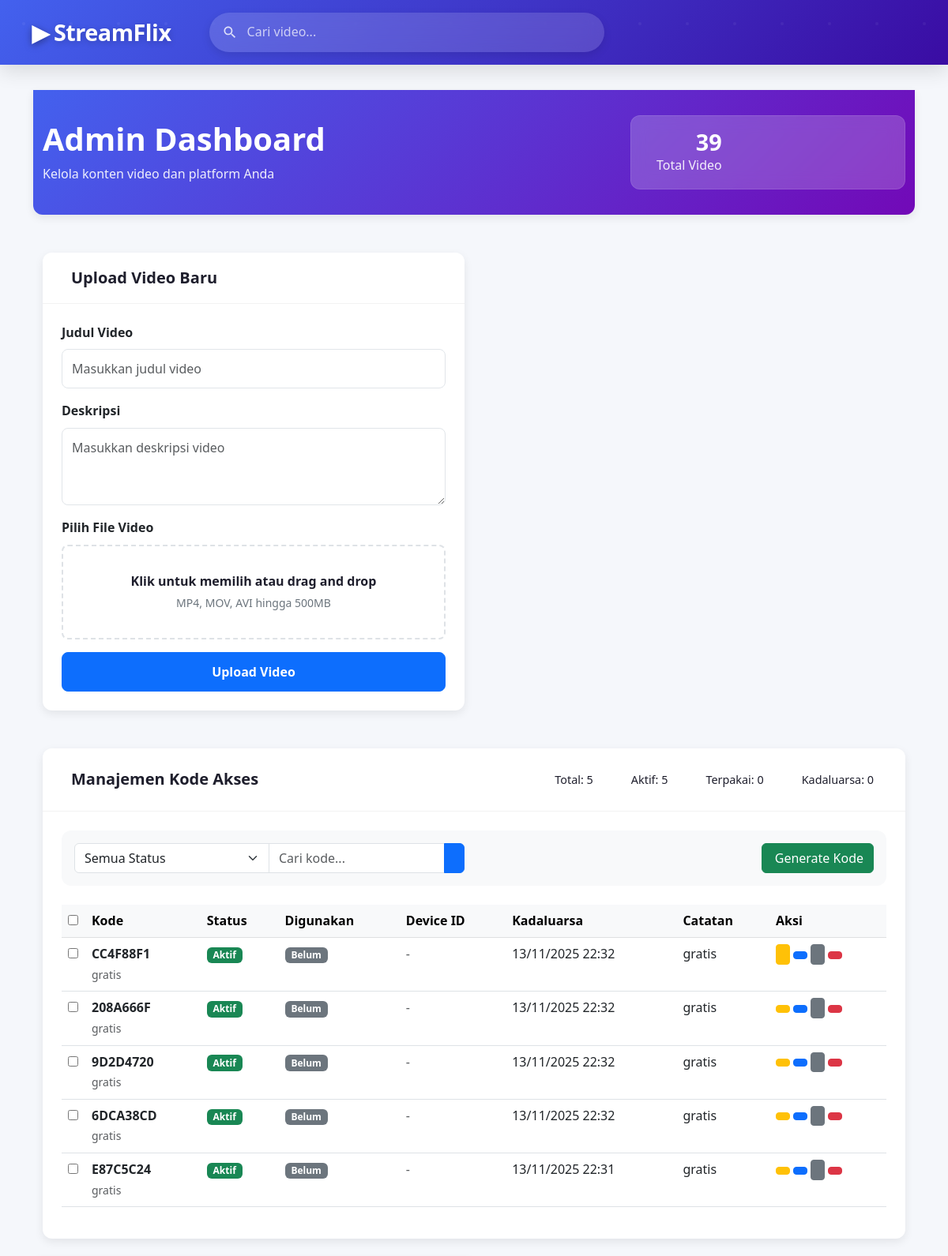
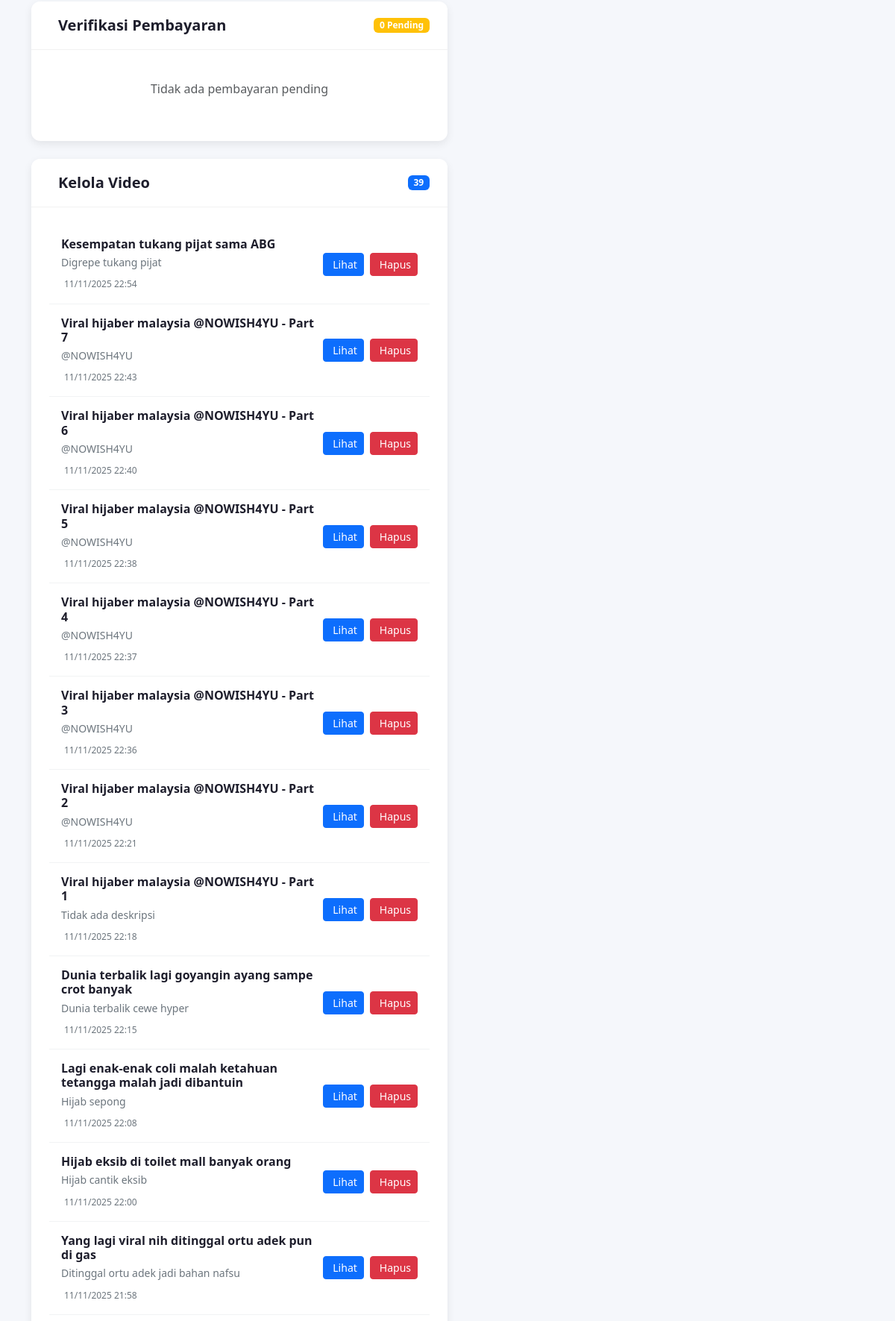
The app's page /admin/dashboard (signed in, upper part) with its own data (2 pictures, top to bottom).
### app.py (models this page shows)
class AccessCode(db.Model):
    __tablename__ = 'access_code'
    id = db.Column(db.Integer, primary_key=True)
    code = db.Column(db.String(10), unique=True, nullable=False)
    is_used = db.Column(db.Boolean, default=False)
    device_id = db.Column(db.String(200))
    expires_at = db.Column(db.DateTime, nullable=False)
    created_at = db.Column(db.DateTime, default=utc_now)
    used_at = db.Column(db.DateTime)
    is_active = db.Column(db.Boolean, default=True)
    notes = db.Column(db.String(200))

class Video(db.Model):
    __tablename__ = 'video'
    id = db.Column(db.Integer, primary_key=True)
    title = db.Column(db.String(255), nullable=False)
    description = db.Column(db.Text, nullable=True)
    url = db.Column(db.String(1024), nullable=False)
    public_id = db.Column(db.String(1024), nullable=True)
    created_at = db.Column(db.DateTime, default=utc_now)

### app.py (the view, shortened to what this page needs)
@app.route('/admin/dashboard')
@login_required
def admin_dashboard():
    if current_user.role != 'admin':
        flash('Akses ditolak', 'danger')
        return redirect(url_for('index'))
    pending_payments = PaymentProof.query.filter_by(status='pending').order_by(PaymentProof.created_at.desc()).all()
    videos = Video.query.order_by(Video.created_at.desc()).all()
    page = request.args.get('page', 1, type=int)
    per_page = 10
    status_filter = request.args.get('status', 'all')
    search_query = request.args.get('search', '')
    access_codes_query = AccessCode.query
    if status_filter == 'active':
        access_codes_query = access_codes_query.filter_by(is_active=True)
    elif status_filter == 'inactive':
        access_codes_query = access_codes_query.filter_by(is_active=False)
    elif status_filter == 'used':
        access_codes_query = access_codes_query.filter_by(is_used=True)
    elif status_filter == 'unused':
        access_codes_query = access_codes_query.filter_by(is_used=False)
    elif status_filter == 'expired':
        access_codes_query = access_codes_query.filter(AccessCode.expires_at <= utc_now())
    access_codes = access_codes_query.order_by(AccessCode.created_at.desc()).paginate(
        page=page, per_page=per_page, error_out=False
    )
    total_codes = AccessCode.query.count()
    active_codes = AccessCode.query.filter_by(is_active=True).filter(AccessCode.expires_at > utc_now()).count()
    used_codes = AccessCode.query.filter_by(is_used=True).count()
    expired_codes = AccessCode.query.filter(AccessCode.expires_at <= utc_now()).count()
    current_time = utc_now().replace(tzinfo=None)
    return render_template('admin.html',
                         videos=videos,
                         pending_payments=pending_payments,
                         access_codes=access_codes,
                         total_codes=total_codes,
                         active_codes=active_codes,
                         used_codes=used_codes,
                         expired_codes=expired_codes,
                         status_filter=status_filter,
                         search_query=search_query,
                         current_time=current_time)

### templates/admin.html (shortened to what this page needs)
{% extends 'base.html' %}
{% block content %}
<div class="dashboard-header mb-5">
  <div class="container">
    <div class="row align-items-center">
      <div class="col-md-8">
        <h1 class="dashboard-title fade-in">Admin Dashboard</h1>
        <p class="dashboard-subtitle fade-in">Kelola konten video dan platform Anda</p>
      </div>
      <div class="col-md-4 text-md-end">
        <div class="stats-card fade-in">
          <div class="stats-content">
            <h3>{{ videos|length }}</h3>
            <p>Total Video</p>
          </div>
        </div>
      </div>
    </div>
  </div>
</div>
<div class="container">
  <div class="row">
    <div class="col-lg-6 mb-4">
      <div class="admin-card upload-card fade-in">
        <div class="card-header">
          <h5 class="card-title">Upload Video Baru</h5>
        </div>
        <div class="card-body">
          <form action="{{ url_for('admin_upload') }}" method="post" enctype="multipart/form-data" class="upload-form" id="uploadForm">
            <div class="form-group mb-3">
              <label class="form-label">Judul Video</label>
              <input type="text" name="title" class="form-control modern-input" placeholder="Masukkan judul video" required>
            </div>
            <div class="form-group mb-3">
              <label class="form-label">Deskripsi</label>
              <textarea name="description" class="form-control modern-textarea" placeholder="Masukkan deskripsi video" rows="3"></textarea>
            </div>
            <div class="form-group mb-3">
              <label class="form-label">Pilih File Video</label>
              <div class="file-upload-area" id="fileUploadArea">
                <div class="upload-placeholder">
                  <p class="upload-text">Klik untuk memilih atau drag and drop</p>
                  <p class="upload-subtext">MP4, MOV, AVI hingga 500MB</p>
                </div>
              </div>
            </div>
            <button type="submit" class="btn btn-primary btn-upload w-100" id="uploadButton">
              <span class="btn-text">Upload Video</span>
            </button>
          </form>
        </div>
      </div>
    </div>
        <div class="col-lg-12">
      <div class="admin-card codes-card fade-in">
        <div class="card-header">
          <h5 class="card-title">Manajemen Kode Akses</h5>
          <div class="header-stats">
            <span class="stat-item">Total: {{ total_codes }}</span>
            <span class="stat-item">Aktif: {{ active_codes }}</span>
            <span class="stat-item">Terpakai: {{ used_codes }}</span>
            <span class="stat-item">Kadaluarsa: {{ expired_codes }}</span>
          </div>
        </div>
        <div class="card-body">
          <div class="codes-toolbar mb-4">
            <div class="row align-items-center">
              <div class="col-md-6">
                <form method="GET" class="codes-filter">
                  <div class="input-group">
                    <select name="status" class="form-select" onchange="this.form.submit()">
                      <option value="all" {% if status_filter == 'all' %}selected{% endif %}>Semua Status</option>
                    </select>
                    <input type="text" name="search" value="{{ search_query }}" placeholder="Cari kode..." class="form-control">
                    <button type="submit" class="btn btn-primary"></button>
                  </div>
                </form>
              </div>
              <div class="col-md-6 text-end">
                <div class="d-flex justify-content-end gap-2">
                  <button class="btn btn-success" onclick="openGenerateModal()">
                    Generate Kode
                  </button>
                </div>
              </div>
            </div>
          </div>
          <div class="codes-table-container">
            <form id="bulkForm" action="{{ url_for('bulk_action') }}" method="POST">
              <div class="table-responsive">
                <table class="table table-hover codes-table">
                  <thead class="table-light">
                    <tr>
                      <th width="30">
                        <input type="checkbox" id="selectAll" onchange="toggleSelectAll(this)">
                      </th>
                      <th>Kode</th>
                      <th>Status</th>
                      <th>Digunakan</th>
                      <th>Device ID</th>
                      <th>Kadaluarsa</th>
                      <th>Catatan</th>
                      <th>Aksi</th>
                    </tr>
                  </thead>
                  <tbody>
                    {% for code in access_codes.items %}
                    <tr class="code-item {% if not code.is_active %}table-warning{% endif %} {% if code.expires_at < current_time %}table-danger{% endif %}">
                      <td>
                        <input type="checkbox" name="code_ids" value="{{ code.id }}" class="code-checkbox" onchange="updateBulkActions()">
                      </td>
                      <td class="code-value">
                        <strong>{{ code.code }}</strong>
                        {% if code.notes %}
                        <br><small class="text-muted">{{ code.notes }}</small>
                        {% endif %}
                      </td>
                      <td>
                        <span class="badge {% if code.is_active %}bg-success{% else %}bg-warning{% endif %}">
                          {% if code.is_active %}Aktif{% else %}Nonaktif{% endif %}
                        </span>
                      </td>
                      <td>
                        {% if code.is_used %}
                        <span class="badge bg-info">Terpakai</span>
                        <br><small>{{ code.used_at.strftime('%d/%m/%Y %H:%M') }}</small>
                        {% else %}
                        <span class="badge bg-secondary">Belum</span>
                        {% endif %}
                      </td>
                      <td>
                        {% if code.device_id %}
                        <code class="device-id" title="{{ code.device_id }}">{{ code.device_id[:8] }}...</code>
                        {% else %}
                        <span class="text-muted">-</span>
                        {% endif %}
                      </td>
                      <td>
                        <span class="{% if code.expires_at < current_time %}text-danger fw-bold{% endif %}">
                          {{ code.expires_at.strftime('%d/%m/%Y %H:%M') }}
                        </span>
                      </td>
                      <td>
                        {% if code.notes %}
                        <span class="code-notes">{{ code.notes }}</span>
                        {% else %}
                        <span class="text-muted">-</span>
                        {% endif %}
                      </td>
                      <td>
                        <div class="code-actions">
                          {% if code.is_active %}
                          <form action="{{ url_for('deactivate_code', code_id=code.id) }}" method="POST" class="d-inline">
                            <button type="submit" class="btn btn-warning btn-sm" title="Nonaktifkan">
                            </button>
                          </form>
                          {% else %}
                          <form action="{{ url_for('activate_code', code_id=code.id) }}" method="POST" class="d-inline">
                            <button type="submit" class="btn btn-success btn-sm" title="Aktifkan">
                              <i class="fas fa-check"></i>
                            </button>
                          </form>
                          {% endif %}
                          <form action="{{ url_for('extend_code', code_id=code.id) }}" method="POST" class="d-inline">
                            <button type="submit" class="btn btn-primary btn-sm" title="Perpanjang 30 Hari">
                            </button>
                          </form>
                          <button class="btn btn-secondary btn-sm" onclick="openNotesModal({{ code.id }}, '{{ code.code }}', '{{ code.notes or '' }}')" title="Edit Catatan">
                          </button>
                          <form action="{{ url_for('delete_code', code_id=code.id) }}" method="POST" class="d-inline">
                            <button type="submit" class="btn btn-danger btn-sm" title="Hapus" onclick="return confirm('Hapus kode {{ code.code }}?')">
                            </button>
                          </form>
                        </div>
                      </td>
                    </tr>
                    {% endfor %}
                  </tbody>
                </table>
              </div>
            </form>
          </div>
        </div>
      </div>
    </div>
  </div>
</div>
    <div class="col-lg-6 mb-4">
      <div class="admin-card payments-card fade-in">
        <div class="card-header">
          <h5 class="card-title">Verifikasi Pembayaran</h5>
          <span class="badge bg-warning">{{ pending_payments|length }} Pending</span>
        </div>
        <div class="card-body">
          {% if pending_payments %}
          <div class="payments-list">
            {% for payment in pending_payments %}
            <div class="payment-item">
              <div class="payment-info">
                <h6>{{ payment.user_name }}</h6>
                <p class="mb-1">{{ payment.user_email }} | {{ payment.user_phone }}</p>
                <p class="mb-1">{{ payment.payment_method|upper }} - Rp {{ "{:,}".format(payment.payment_amount) }}</p>
                <small class="text-muted">{{ payment.created_at.strftime('%d/%m/%Y %H:%M') }}</small>
              </div>
              <div class="payment-proof">
                <img src="{{ payment.proof_image }}" alt="Proof" class="proof-image" data-bs-toggle="modal" data-bs-target="#proofModal{{ payment.id }}">
              </div>
              <div class="payment-actions">
                <form action="{{ url_for('approve_payment', payment_id=payment.id) }}" method="POST" class="d-inline">
                  <button type="submit" class="btn btn-success btn-sm"><i class="fas fa-check me-1"></i> Approve</button>
                </form>
                <form action="{{ url_for('reject_payment', payment_id=payment.id) }}" method="POST" class="d-inline">
                  <button type="submit" class="btn btn-danger btn-sm"><i class="fas fa-times me-1"></i> Reject</button>
                </form>
              </div>
              <div class="modal fade" id="proofModal{{ payment.id }}" tabindex="-1">
                <div class="modal-dialog modal-lg">
                  <div class="modal-content">
                    <div class="modal-header">
                      <h5 class="modal-title">Bukti Pembayaran - {{ payment.user_name }}</h5>
                      <button type="button" class="btn-close" data-bs-dismiss="modal"></button>
                    </div>
                    <div class="modal-body text-center">
                      <img src="{{ payment.proof_image }}" alt="Proof" class="img-fluid">
                    </div>
                  </div>
                </div>
              </div>
            </div>
            {% endfor %}
          </div>
          {% else %}
          <div class="text-center py-3">
            <p class="text-muted">Tidak ada pembayaran pending</p>
          </div>
          {% endif %}
        </div>
      </div>
    </div>
    <div class="col-lg-6 mb-4">
      <div class="admin-card videos-card fade-in">
        <div class="card-header">
          <h5 class="card-title">Kelola Video</h5>
          <span class="badge bg-primary">{{ videos|length }}</span>
        </div>
        <div class="card-body">
          {% if videos %}
          <div class="videos-list">
            {% for v in videos %}
            <div class="video-item" data-video-id="{{ v.id }}">
              <div class="video-info">
                <h6 class="video-title">{{ v.title }}</h6>
                <p class="video-description">{{ v.description or 'Tidak ada deskripsi' }}</p>
                <div class="video-meta">
                  <span class="upload-date">
                    {{ v.created_at.strftime('%d/%m/%Y %H:%M') }}
                  </span>
                </div>
              </div>
              <div class="video-actions">
                <button class="btn btn-primary btn-sm btn-preview"
                        data-video-url="{{ v.url }}"
                        data-video-title="{{ v.title }}"
                        title="Preview Video">
                   Lihat
                </button>
                <button class="btn btn-danger btn-sm btn-delete"
                        data-video-title="{{ v.title }}"
                        data-video-id="{{ v.id }}"
                        title="Hapus Video">
                   Hapus
                </button>
              </div>
            </div>
            {% endfor %}
          </div>
          {% else %}
          <div class="empty-state text-center py-4">
            <i class="fas fa-video-slash text-muted mb-3" style="font-size: 3rem;"></i>
            <h5 class="text-muted">Belum Ada Video</h5>
            <p class="text-muted">Upload video pertama Anda untuk memulai</p>
          </div>
          {% endif %}
        </div>
      </div>
    </div>
{% endblock %}

### records on screen
AccessCode: code "CC4F88F1", notes "gratis", is_active "Aktif", is_used "Belum", expires_at "13/11/2025 22:32"
AccessCode: code "208A666F", notes "gratis", is_active "Aktif", is_used "Belum", expires_at "13/11/2025 22:32"
AccessCode: code "9D2D4720", notes "gratis", is_active "Aktif", is_used "Belum", expires_at "13/11/2025 22:32"
AccessCode: code "6DCA38CD", notes "gratis", is_active "Aktif", is_used "Belum", expires_at "13/11/2025 22:32"
AccessCode: code "E87C5C24", notes "gratis", is_active "Aktif", is_used "Belum", expires_at "13/11/2025 22:31"
Video: title "Kesempatan tukang pijat sama ABG", description "Digrepe tukang pijat", created_at "11/11/2025 22:54"
Video: title "Viral hijaber malaysia @NOWISH4YU - Part 7", description "@NOWISH4YU", created_at "11/11/2025 22:43"
Video: title "Viral hijaber malaysia @NOWISH4YU - Part 6", description "@NOWISH4YU", created_at "11/11/2025 22:40"
Video: title "Viral hijaber malaysia @NOWISH4YU - Part 5", description "@NOWISH4YU", created_at "11/11/2025 22:38"
Video: title "Viral hijaber malaysia @NOWISH4YU - Part 4", description "@NOWISH4YU", created_at "11/11/2025 22:37"
Video: title "Viral hijaber malaysia @NOWISH4YU - Part 3", description "@NOWISH4YU", created_at "11/11/2025 22:36"
Video: title "Viral hijaber malaysia @NOWISH4YU - Part 2", description "@NOWISH4YU", created_at "11/11/2025 22:21"
Video: title "Viral hijaber malaysia @NOWISH4YU - Part 1", description "Tidak ada deskripsi", created_at "11/11/2025 22:18"
Video: title "Dunia terbalik lagi goyangin ayang sampe crot banyak", description "Dunia terbalik cewe hyper", created_at "11/11/2025 22:15"
Video: title "Lagi enak-enak coli malah ketahuan tetangga malah jadi dibantuin", description "Hijab sepong", created_at "11/11/2025 22:08"
Video: title "Hijab eksib di toilet mall banyak orang", description "Hijab cantik eksib", created_at "11/11/2025 22:00"
Video: title "Yang lagi viral nih ditinggal ortu adek pun di gas", description "Ditinggal ortu adek jadi bahan nafsu", created_at "11/11/2025 21:58"

### other values on screen
{{ videos|length }} "39"
{{ total_codes }} "5"
{{ active_codes }} "5"
{{ used_codes }} "0"
{{ expired_codes }} "0"
{{ pending_payments|length }} "0"
